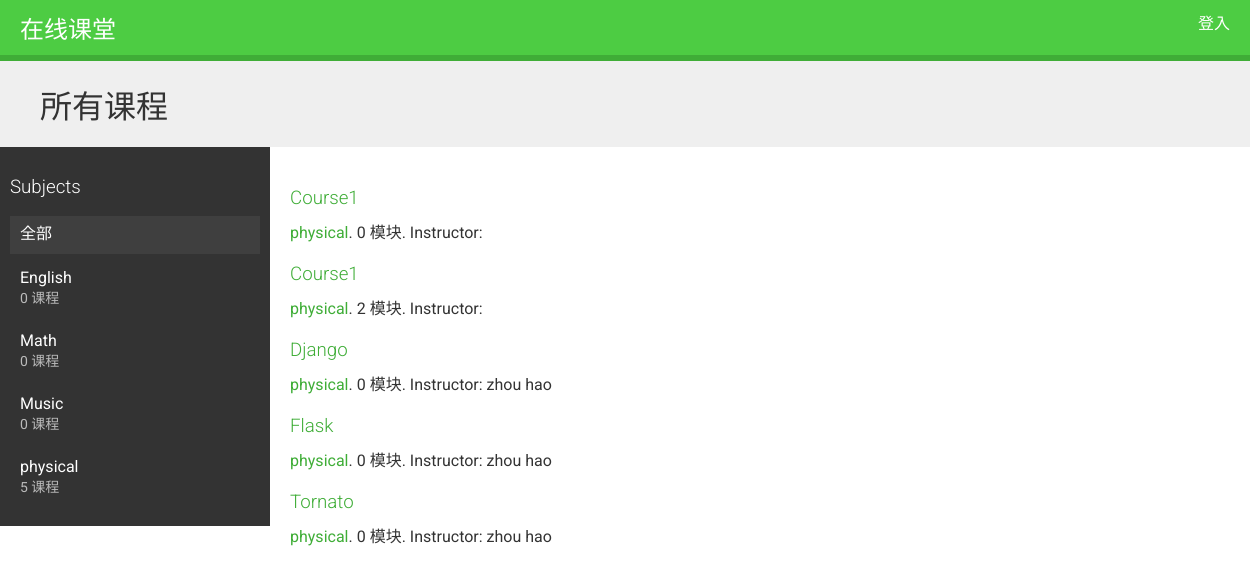
The app's page / (signed in) with its own data.
### courses/models.py (models this page shows, shortened)
class Subject(models.Model):
    title = models.CharField(max_length=200)
    slug = models.SlugField(max_length=200, unique=True)
    class Meta:
        ordering = ('title',)
    def __str__(self):
        return self.title

class Course(models.Model):
    owner = models.ForeignKey(User,
                              related_name='courses_created',
                              on_delete=models.CASCADE)
    subject = models.ForeignKey(Subject,
                                related_name='courses',
                                on_delete=models.CASCADE)
    title = models.CharField(max_length=200)
    slug = models.SlugField(max_length=200, unique=True)
    overview = models.TextField()
    created = models.DateTimeField(auto_now_add=True)
    students = models.ManyToManyField(User,related_name='courses_joined', blank=True)
    class Meta:
        ordering = ('-created',)

### courses/views.py (the view)
# urls.py: url(r'^subject/(?P<subject>[\w-]+)/$', views.CourseListView.as_view(),
class CourseListView(TemplateResponseMixin, View):
    model = Course
    template_name = 'courses/course/list.html'
    def get(self, request, subject=None):
        subjects = cache.get('all_subjects')
        if not subjects:
            subjects = Subject.objects.annotate(
                total_courses=Count('courses')
            )
            cache.set('all_subjects', subjects)
        all_courses = Course.objects.annotate(
            total_modules=Count('modules')
        )
        if subject:
            subject = get_object_or_404(Subject, slug=subject)
            key = 'subject_{}_courses'.format(subject.id)
            courses = cache.get(key)
            if not courses:
                courses = all_courses.filter(subject=subject)
                cache.set(key, courses)
        else:
            courses = cache.get('all_courses')
            if not courses:
                courses = all_courses
                cache.set('all_courses', courses)
        return self.render_to_response({
                        'subjects':subjects,
                        'subject':subject,
                        'courses':courses,
                                        })

### courses/templates/courses/course/list.html (shortened to what this page needs)
{% extends "base.html" %}
{% block content %}
    <h1>
        {% if subject %}
            {{ subject.title }} 课程
        {% else %}
            所有课程
        {% endif %}
    </h1>
    <div class="contents">
        <h3>Subjects</h3>
        <ul id="modules">
            <li {% if not subject %}class="selected"{% endif %}>
                <a href="{% url "course_list" %}">全部</a>
            </li>
            {% for s in subjects %}
                <li {% if subject == s %}class="selected"{% endif %}>
                    <a href="{% url "course_list_subject" s.slug %}">
                        {{ s.title }}
                        <br><span>{{ s.total_courses }} 课程</span>
                    </a>
                </li>
            {% endfor %}
        </ul>
    </div>
    <div class="module">
        {% for course in courses %}
            {% with subject=course.subject %}
                <h3><a href="{% url "course_detail" course.slug %}">{{ course.title }}</a></h3>
                <p>
                    <a href="{% url "course_list_subject" subject.slug %}">{{ subject }}</a>.
                    {{ course.total_modules }} 模块.
                    Instructor: {{ course.owner.get_full_name }}
                </p>
            {% endwith %}
        {% endfor %}
    </div>
{% endblock %}

### courses/static/css/base.css (style rules this page uses)
body { margin:0; font-family:'Roboto', sans-serif; font-weight:400; color:#333; }
a { color:#3fad37; text-decoration:none; }
h1, h2, h3, h4, h5, h6 { font-family:'Roboto', sans-serif; font-weight:300; }
h1 { background:#efefef; width:100%; overflow:auto; padding:20px 0 20px 40px; margin:0; }
.module { overflow:auto; }
.module h3 { margin:30px 0 0; padding:0; width:100%; }
.module p { margin:10px 0 20px; width:100%; float:left; }
.contents { width:20%; padding:10px; float:left; background:#333; color: #fff; font-family:'Roboto', sans-serif; }
.contents ul { list-style:none; margin:0; padding:0; }
.contents ul li { margin:0 0 10px 0; padding:4px 10px 10px; overflow:auto; }
.contents ul li.selected { background:#3f3f3f; }
.contents ul span { text-transform:uppercase; color:#bbb; font-size:14px; }
.contents ul a { display:block; color:#fff; text-decoration:none; }
.module { padding:10px 20px; float:left; }

### records on screen
Subject: title "English", total_courses "0"
Subject: title "Math", total_courses "0"
Subject: title "Music", total_courses "0"
Subject: title "physical", total_courses "5"
Course: title "Course1", subject "physical", total_modules "0"
Course: title "Course1", subject "physical", total_modules "2"
Course: title "Django", subject "physical", total_modules "0", owner.get_full_name "zhou hao"
Course: title "Flask", subject "physical", total_modules "0", owner.get_full_name "zhou hao"
Course: title "Tornato", subject "physical", total_modules "0", owner.get_full_name "zhou hao"
